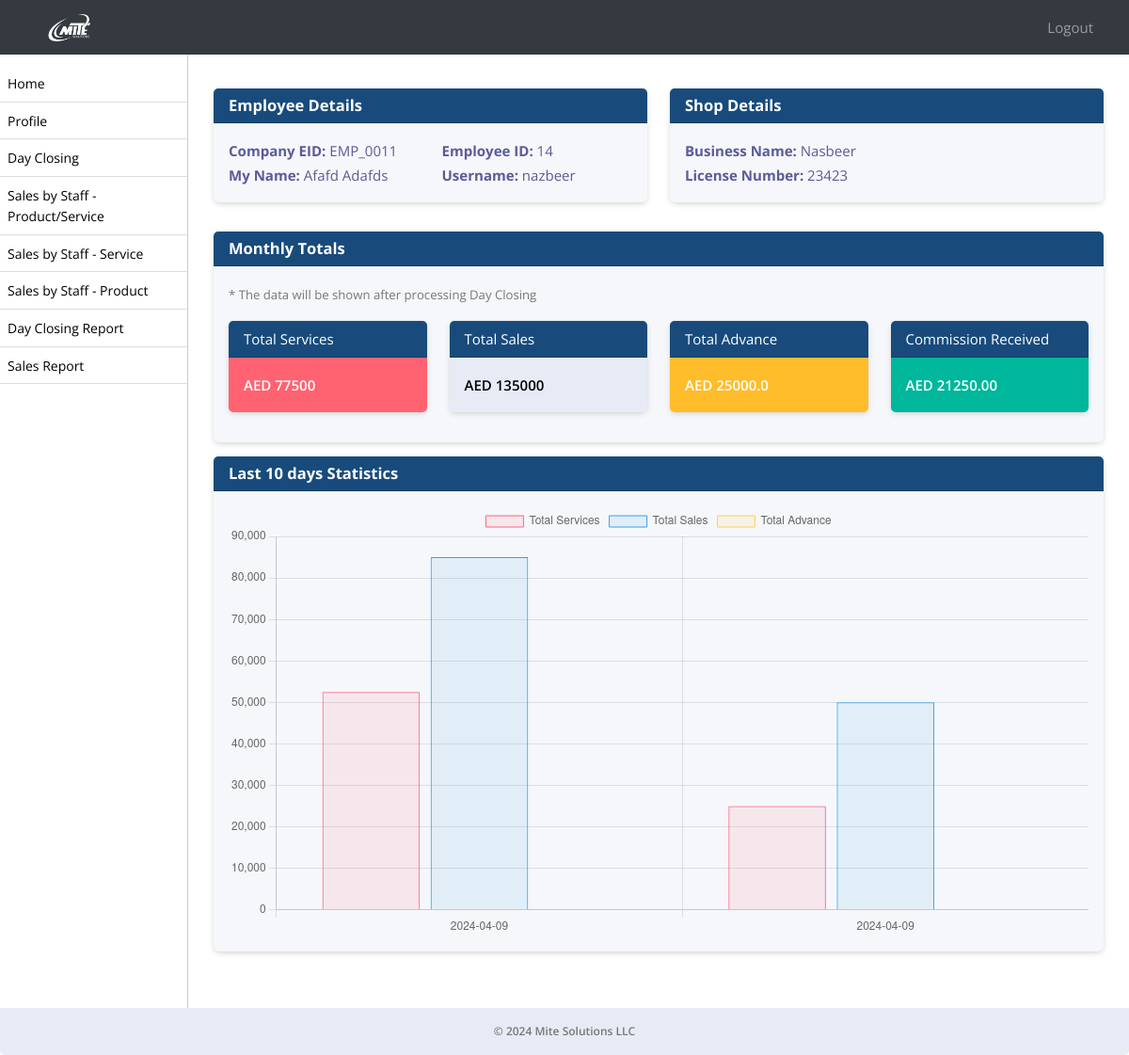
Page /employee-dashboard/ (signed in) on the committed database.
### ezshopapp/models.py (models this page shows, shortened)
class Module(models.Model):
    URL_CHOICES = [
        ('/sale/dayclosing/', 'Day Closing'),
        ('/dayclosing/admin/', 'Admin Day Closing'),
        ('/sale/sales-by-staff-item-service/', 'Sales by Staff - Product/Service'),
        ('/sale/sales-by-staff-service/', 'Sales by Staff - Service'),
        ('/sale/sales-by-staff-item/', 'Sales by Staff - Product'),
        ('/sale/day-closing-report/', 'Day Closing Report'),
        ('/sale/sales-report/', 'Sales Report'),
    ]
    URL_NAMES = [
        ('Day Closing', '/sale/dayclosing/'),
        ('Admin Day Closing', '/dayclosing/admin/'),
        ('Sales by Staff - Product/Service', '/sale/sales-by-staff-item-service/'),
        ('Sales by Staff - Service', '/sale/sales-by-staff-service/'),
        ('Sales by Staff - Product', '/sale/sales-by-staff-item/'),
        ('Day Closing Report', '/sale/day-closing-report/'),
        ('Sales Report', '/sale/sales-report/'),
    ]
    url = models.CharField(max_length=150, choices=URL_CHOICES, null=True, verbose_name='Page Name')
    name = models.CharField(max_length=50, choices=URL_NAMES, null=True, verbose_name='Page URL')
    created_on = models.DateTimeField(auto_now_add=True, null=True)

class Employee(models.Model):
    employee_id = models.CharField(max_length=10, unique=True)
    username = models.CharField(max_length=50, null=True)
    password = models.CharField(max_length=50, null=True)
    business_profile = models.CharField(max_length=255, null=True)
    business_profile_id = models.IntegerField(null=True)
    first_name = models.CharField(max_length=255)
    second_name = models.CharField(max_length=255)
    nationality = models.CharField(max_length=255)
    mobile_no = models.CharField(max_length=20, blank=True, null=True)
    passport_no = models.CharField(max_length=20, unique=True)
    passport_expiration_date = models.DateField()
    emirates_id = models.CharField(max_length=20, unique=True)
    id_expiration_date = models.DateField()
    basic_pay = models.DecimalField(max_digits=10, decimal_places=2)
    house_allowance = models.DecimalField(max_digits=10, decimal_places=2, default=0)
    transportation_allowance = models.DecimalField(max_digits=10, decimal_places=2, default=0)
    commission_percentage = models.DecimalField(max_digits=5, decimal_places=2, default=0, validators=[MinValueValidator(0)])
    joining_date = models.DateField()
    job_role = models.ForeignKey(Role, on_delete=models.SET_NULL, null=True)
    is_employee = models.BooleanField(default=True)
    created_on = models.DateTimeField(auto_now_add=True, null=True)

class Shop(models.Model):
    name = models.CharField(max_length=255, verbose_name='Shop Name')
    license_number = models.CharField(max_length=50, unique=True)
    num_users = models.PositiveIntegerField(verbose_name='Number of Users')
    vat_remainder = models.BooleanField(default=True, verbose_name='VAT Reminder')
    employee_transaction_window = models.BooleanField(default=True)
    license_expiration_reminder = models.BooleanField(default=True, verbose_name='License Expiration Reminder')
    employee_visa_expiration_reminder = models.BooleanField(default=True, verbose_name='Employee Visa Expiration Reminder')
    employee_passport_expiration_reminder = models.BooleanField(default=True, verbose_name='Employee Passport Expiration Reminder')
    admin_email = models.EmailField(max_length=100, default='')
    created_on = models.DateTimeField(auto_now_add=True, null=True)

### ezshopapp/views.py (the view)
# urls.py: path('employee-dashboard/', employee_dashboard, name='employee_dashboard'),
def employee_dashboard(request):
    employee_id = request.session.get('employee_id')
    employee = get_object_or_404(Employee, pk=employee_id)
    business_profile = BusinessProfile.objects.filter(name=employee.business_profile).first()
    shop = Shop.objects.filter(name=business_profile.name).first()
    current_month = timezone.now().month
    current_year = timezone.now().year
    first_day_of_month = timezone.datetime(current_year, current_month, 1)
    last_day_of_month = timezone.datetime(current_year, current_month, calendar.monthrange(current_year, current_month)[1])
    day_closings = DayClosing.objects.filter(employee_id=employee_id, date__gte=first_day_of_month, date__lte=last_day_of_month)
    role = Role.objects.filter(name=employee.job_role).first()
    active_modules = role.modules.all()
    if day_closings.exists():
        total_services = day_closings.aggregate(total_services=Sum('total_services'))['total_services'] or 0
        total_sales = day_closings.aggregate(total_sales=Sum('total_sales'))['total_sales'] or 0
        total_advance = sum(float(closing.advance) for closing in day_closings if closing.advance is not None)
        print(total_advance)
    else:
        total_services = 0
        total_sales = 0
        total_advance = 0
    if employee and employee.commission_percentage:
        com_cal = employee.commission_percentage / 100
    else:
        com_cal = 0
    if total_services is not None and total_sales is not None:
        commission = (total_services + total_sales) * com_cal
    else:
        commission = 0  # Set commission to 0 if total_services or total_sales is None
    chart_data = [{
        'date': closing.date.strftime('%Y-%m-%d'),
        'total_services': float(closing.total_services),
        'total_sales': float(closing.total_sales),
        'total_advance': float(closing.advance) if closing.advance is not None else 0,
    } for closing in day_closings]
    chart_data_json = json.dumps(chart_data)
    context = {
        'employee': employee,
        'business_profile': business_profile,
        'shop': shop,
        'total_services': total_services,
        'total_sales': total_sales,
        'total_advance': total_advance,
        'commission': commission,
        'chart_data_json': chart_data_json,
        'active_modules': active_modules,
    }
    return render(request, 'employee_dashboard.html', context)

### ezshopapp/models.py (called while the page is built)
    def __str__(self):
        return self.name

### ezshopapp/templates/employee_dashboard.html (shortened to what this page needs)
{% extends 'emp_base.html' %}
{% block content %}
<div class="container mt-2 mb-4">
    <div class="row d-none d-lg-flex ">
        <div class="col-md-6">
            <div class="card mb-3">
                <div class="card-header">
                    <h5 class="mb-0 text-white">Employee Details</h5>
                </div>
                <div class="card-body">
                    <div class="row">
                        <div class="col-md-6">
                            <p class="mb-0"><strong>Company EID:</strong> {{ employee.employee_id }}</p>
                            <p class="mb-0 text-capitalize"><strong>My Name:</strong> {{ employee.first_name }} {{ employee.second_name }}</p>
                        </div>
                        <div class="col-md-6">
                            <p class="mb-0"><strong>Employee ID:</strong> {{ employee.id }}</p>
                            <p class="mb-0"><strong>Username:</strong> {{ employee.username }}</p>
                        </div>
                    </div>
                </div>
            </div>
        </div>
        <div class="col-md-6">
            {% if shop %}
                <div class="card mb-3">
                    <div class="card-header">
                       <h5 class="mb-0 text-white">Shop Details</h5>
                    </div>
                    <div class="card-body">
                        <div class="row">
                            <div class="col-md-6">
                                <p class="mb-0"><strong>Business Name:</strong> {{ shop.name }}</p>
                                <p class="mb-0"><strong>License Number:</strong> {{ shop.license_number }}</p>
                            </div>
                        </div>
                    </div>
                </div>
            {% endif %}
        </div>
    </div>
    <div class="">
        <div class="card">
            <div class="card-header">
                <h5 class="mb-0 text-white">
                    Monthly Totals
                </h5>
            </div>
            <div class="card-body ">
                <div class="row">
                    <p><small class="text-muted">* The data will be shown after processing Day Closing</small></p>
                </div>
                <div class="row d-flex flex-wrap  justify-content-between align-items-center">
                <div class="col-md-3">
                    <div class="card mb-3">
                        <div class="card-header">
                            Total Services
                        </div>
                        <div class="card-body bg-red" >
                            <p>AED {{ total_services }}</p>
                        </div>
                    </div>
                </div>
                <div class="col-md-3">
                    <div class="card mb-3">
                        <div class="card-header">
                            Total Sales
                        </div>
                        <div class="card-body bg-light">
                            <p>AED {{ total_sales }}</p>
                        </div>
                    </div>
                </div>
                <div class="col-md-3 ">
                    <div class="card mb-3">
                        <div class="card-header ">
                            Total Advance
                        </div>
                        <div class="card-body bg-warning">
                            <p>AED {{ total_advance }}</p>
                        </div>
                    </div>
                </div>
                <div class="col-md-3">
                    <div class="card mb-3">
                        <div class="card-header">
                            Commission Received
                        </div>
                        <div class="card-body bg-success">
                            <p>AED {{ commission }}</p>
                        </div>
                    </div>
                </div>
            </div>
        </div>
        </div>
    </div>
    <div class=" mt-2 mb-4">
        <div class="card">
            <div class="card-header">
                <h5 class="mb-0 text-white">Last 10 days Statistics</h5>
            </div>
        <div class="card-body">
            <canvas id="transactionChart" class="custom-graph"></canvas>
        </div>
    </div>
    </div>
    <div class="mb-5">
        <br/>
    </div>
</div>
{% block extra_js %}
<script>
    // JavaScript code for rendering the bar chart using Chart.js
    var chart_data = JSON.parse('{{ chart_data_json|escapejs }}');
var chart_labels = [];
var total_services_data = [];
var total_sales_data = [];
var total_advance_data = [];
// Extracting data for chart
chart_data.forEach(function(item) {
    chart_labels.push(item.date);
    total_services_data.push(item.total_services);
    total_sales_data.push(item.total_sales);
    total_advance_data.push(item.advance);
});
// Drawing the chart
var ctx = document.getElementById('transactionChart').getContext('2d');
var myChart = new Chart(ctx, {
    type: 'bar',
    data: {
        labels: chart_labels,
        datasets: [{
            label: 'Total Services',
            data: total_services_data,
            backgroundColor: 'rgba(255, 99, 132, 0.1)',
            borderColor: 'rgba(255, 99, 132, 1)',
            borderWidth: 1
        }, {
            label: 'Total Sales',
            data: total_sales_data,
            backgroundColor: 'rgba(54, 162, 235, 0.1)',
            borderColor: 'rgba(54, 162, 235, 1)',
            borderWidth: 1
        }, {
            label: 'Total Advance',
            data: total_advance_data,
            backgroundColor: 'rgba(255, 206, 86, 0.1)',
            borderColor: 'rgba(255, 206, 86, 1)',
            borderWidth: 1
        }]
    },
    options: {
        scales: {
            y: {
                beginAtZero: true
            }
        }
    }
});
    localStorage.setItem('employee_id', '{{ request.session.employee_id }}');
    var employeeId = localStorage.getItem('employee_id');
    document.getElementById('employee').value = employeeId;
</script>
{% endblock %}
{% endblock %}

### ezshopapp/templates/emp_base.html (shortened to what this page needs)
{% load static %}
<!DOCTYPE html>
<html lang="en">
<head>
    <link rel="stylesheet" href="https://stackpath.bootstrapcdn.com/bootstrap/4.3.1/css/bootstrap.min.css">
    <link href="../../static/js/style.css" rel="stylesheet">
    <link rel="stylesheet" type="text/css" href="https://cdn.datatables.net/1.11.5/css/jquery.dataTables.css">
    <link rel="stylesheet" href="https://use.fontawesome.com/releases/v5.8.2/css/all.css">
    <link rel="stylesheet" href="https://cdn.datatables.net/1.10.24/css/dataTables.bootstrap4.min.css"/>
    <link rel="stylesheet" type="text/css" href="https://cdn.jsdelivr.net/npm/daterangepicker/daterangepicker.css" />
<link rel="stylesheet" href="https://cdn.datatables.net/2.0.2/css/dataTables.bootstrap5.css">
<link rel="stylesheet" href="https://cdn.datatables.net/responsive/3.0.0/css/responsive.bootstrap5.css">
<link rel="stylesheet" type="text/css" href="https://cdn.datatables.net/buttons/2.2.2/css/buttons.bootstrap5.min.css">
</head>
<body>
<nav class="navbar navbar-expand-lg navbar-dark bg-dark fixed-top">
    <a class="navbar-brand text-left" href="/employee-dashboard/">
         <img src="../../static/assets/logo.png" alt="Mite Solutions"  style="filter: brightness(0) invert(1);" width="5%">
    </a>
    <div class="collapse navbar-collapse" id="navbarNav">
        <ul class="navbar-nav ml-auto pl-3">
                <a class="nav-link" href="{% url 'employee_logout' %}" id="logout-link">Logout</a>
        </ul>
    </div>
</nav>
<div id="sidebar">
<ul id="font-c" style="max-height: 400px; overflow-y: scroll;">
    <li><a href="/employee-dashboard/">Home</a></li>
    <li><a href="/profile/">Profile</a></li>
    {% for module in active_modules %}
        <li>
            <a href="{{ module.url }}">{{ module.name }}</a>
        </li>
    {% endfor %}
</ul>
</div>
<div id="content">
    {% block content %}{% endblock %}
    <footer class="footer mt-auto py-3 bg-light">
        <div class="container text-center">
            <span class="text-muted">&copy; 2024 Mite Solutions LLC</span>
        </div>
    </footer>
</div>
</body>
</html>

### ezshopapp/templates/emp_base.html (style rules this page uses)
body, p, h1, h2, h3, h4, h5, h6, a, li, label, input, div, span, small { font-family: "Open Sans", sans-serif !important; }
.bg-red { background-color: #ff6372; border-bottom-right-radius:5px; border-bottom-left-radius:5px; font-weight: 600; color:#fff; }
.bg-warning, .bg-success { border-bottom-right-radius:5px; border-bottom-left-radius:5px; font-weight: 600; color:#fff; }
.bg-light { border-bottom-right-radius:5px; border-bottom-left-radius:5px; font-weight: 600; color:#000; }
#font-c>li>a { font-size:14px !important; }
body { padding-top: 56px; background-color: #ffffff !important; }
#sidebar { height: 100%; width: 200px; position: fixed; top: 0; left: 0; background-color: #fff; padding-top: 36px; border-right:1px solid #ccc; }
#content { margin-left: 200px; padding: 15px; }
#sidebar ul { list-style: none; padding: 0; }
#sidebar ul li { padding: 8px; border-bottom: 1px solid #ddd; }
#sidebar ul li a { text-decoration: none; color: #000; }
.navbar-brand { margin-left: 4%; }
.card { border:0px !important; margin-top:15px; margin-bottom:15px; box-shadow: 0px 2px 6px -1px #ccc; }
.card-header { background-color: #184b7c !important; color:#fff !important; }
.card-header>a, .card-header>h5 { color:#fff !important; }
a { text-decoration: none !important; }
.bg-dark { background-color: #343a40 !important; }
.navbar-nav.ml-auto { margin-right: 15px; }
.navbar-nav.ml-auto a { color: #fff; margin-right: 15px; }
.footer { position: fixed; left: 0; z-index: 1; bottom: 0; width: 100%; font-size:12px; background-color: #343a40; color: #fff; padding: 8px 0; }
.text-muted { color:#777 !important; }

### ezshopapp/templates/employee_dashboard.html (style rules this page uses)
.custom-graph { width: 400px; height: 300px; }

### rows in the picture
Module: name "Day Closing"
Module: name "Sales by Staff - Product/Service"
Module: name "Sales by Staff - Service"
Module: name "Sales by Staff - Product"
Module: name "Day Closing Report"
Module: name "Sales Report"
Employee: employee_id "EMP_0011", first_name "Afafd", second_name "Adafds", id "14", username "nazbeer"
Shop: name "Nasbeer", license_number "23423"

### other values in the picture
{{ total_services }} "77500"
{{ total_sales }} "135000"
{{ total_advance }} "25000.0"
{{ commission }} "21250.00"
